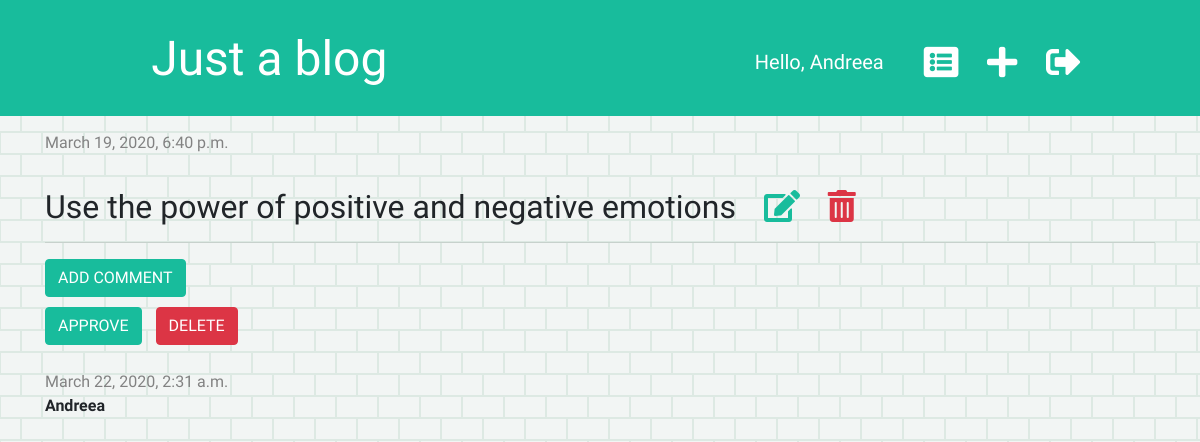
Page /post/4/ (signed in) on the earlier database version.
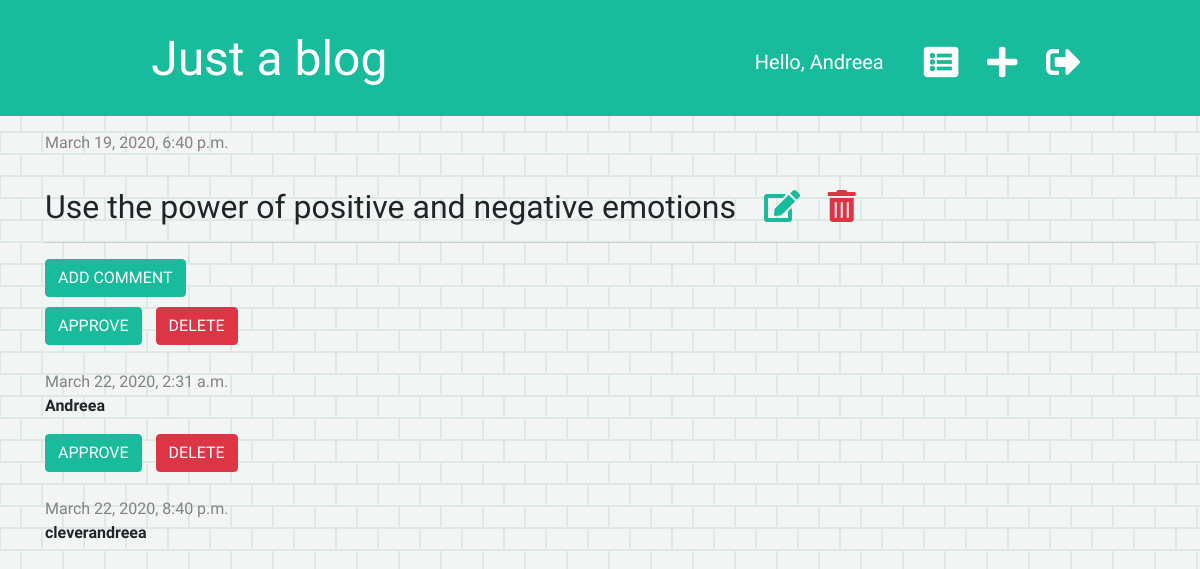
Same page on the later database version.
### blog/models.py (models this page shows, shortened)
class Comment(models.Model):
    post = models.ForeignKey('blog.Post', on_delete=models.CASCADE, related_name='comments')
    author = models.CharField(max_length=20)
    text = models.TextField()
    created_date = models.DateTimeField(default=timezone.now())
    approved = models.BooleanField(default=False)

### blog/views.py (the view)
# urls.py: path('post/<int:pk>/', views.post_detail, name='post_detail'),
def post_detail(request, pk):
    post = get_object_or_404(Post, pk=pk)
    stuff_for_frontend = {'post': post}
    return render(request, 'blog/post_detail.html', stuff_for_frontend)

### blog/templatetags/markdownify.py (called while the page is built)
@register.filter
def markdown(value):
    renderer = HighlightRenderer()
    markdown = mistune.Markdown(renderer=renderer)
    return markdown(value)

### blog/templates/blog/post_detail.html (shortened to what this page needs)
{% extends 'blog/base.html' %}
{% load markdownify %}
{% block content %}
    <div class="post">
        <div class="date">
            {{ post.published_date }}
        </div>
        <h2 class="detail">{{ post.title }} {% if user.is_authenticated %}
            <a href="{% url 'post_edit' pk=post.pk %}"><i class="fas fa-edit" style="color: #18BC9C;"></i></a>
            <a href="{% url 'post_delete' pk=post.pk %}"
               onclick="return confirm('Are you sure you want to delete this post?')">
                <i class="fas fa-trash-alt" style="color: #dc3545;"></i></a>
            {% endif %}
        </h2>
    </div>
    <hr>
    <a href="{% url 'add_comment_to_post' pk=post.pk %}" class="btn btn-primary">ADD COMMENT</a>
    {% for comment in post.comments.all %}
        {% if user.is_authenticated or comment.approved %}
            <div class="comment">
                {% if not comment.approved and user.is_superuser %}
                <a href="{% url 'comment_approve' pk=comment.pk %}" class="btn btn-primary">APPROVE</a>
                <a href="{% url 'comment_remove' pk=comment.pk %}" class="btn btn-danger"
                    onclick="return confirm('Are you sure you want to delete this comment?')">DELETE</a>
                {% endif%}
                <div class="date">
                    {{ comment.created_date }}
                </div>
                <p><strong>{{ comment.author }}</strong></p>
            </div>
        {% endif %}
    {% empty %}
        <p class="no-comment">Be the first to comment on this topic...</p>
    {% endfor %}
{% endblock %}

Differences in the rows shown:
added Comment: approved "APPROVE", created_date "March 22, 2020, 8:40 p.m.", author "cleverandreea"
